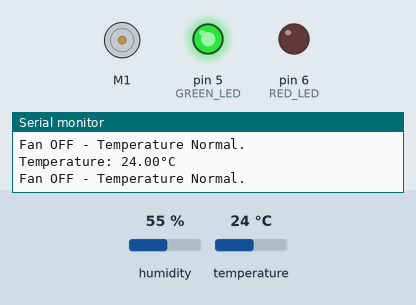
Simulated run of this sketch. Board: Arduino Uno, built with avr-gcc and run on an emulated ATmega328P. Shown: DC motor (green arrow = forward, orange = backward, longer = faster), output pins drawn as LEDs (lit = HIGH), the last lines printed to the serial monitor. The test bench sets the inputs (shaded band); at power-on: temperature 24 °C, humidity 55 %.

Above: at 2.8 s.
2.9 s: temperature set to 26 °C
5.6 s: temperature set to 29 °C
At 7.0 s:
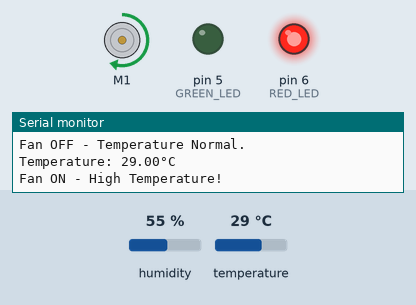
8.3 s: temperature set to 12 °C
At 10.7 s:
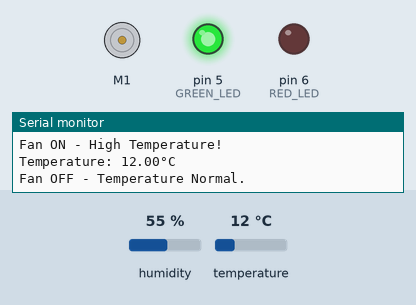
11.6 s: temperature set to 28 °C
At 13.1 s:
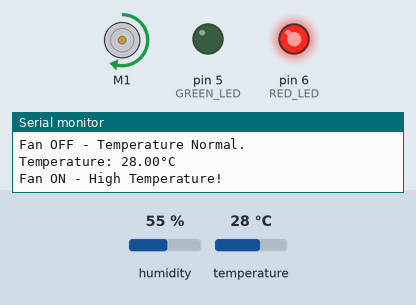
Timing chart, 0 to 14.6 s (numbered marks = the images above; inputs shaded):
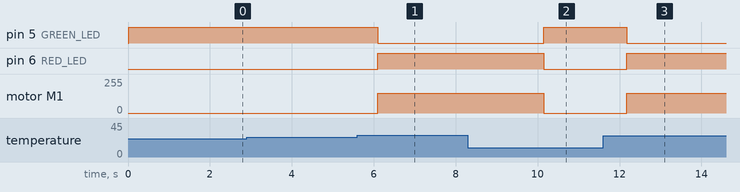

The sketch:

R55._Smart_Cooling_System_Using_DHT11.ino
```cpp
/*
Components Used:
- Arduino Board
- DHT11 Temperature Sensor
- Adafruit Motor Shield
- DC Motor (Fan)
- Red LED (High Temperature Warning)
- Green LED (Normal Temperature Indicator)
- Jumper Wires
*/

#include <AFMotor.h>
#include <DHT.h>

#define DHTPIN 2       // DHT11 data pin connected to D2
#define DHTTYPE DHT11  // Define sensor type

#define RED_LED 6      // Red LED for high temperature
#define GREEN_LED 5    // Green LED for normal temperature

AF_DCMotor fan(1);     // DC Motor connected to Motor 1 on Motor Shield
DHT dht(DHTPIN, DHTTYPE);

void setup() {
  Serial.begin(9600);
  dht.begin();

  pinMode(RED_LED, OUTPUT);
  pinMode(GREEN_LED, OUTPUT);

  fan.setSpeed(150); // Set motor speed (0-255)
}

void loop() {
  float temperature = dht.readTemperature(); // Read temperature in Celsius

  if (isnan(temperature)) {
    Serial.println("Failed to read from DHT sensor!");
    return;
  }

  Serial.print("Temperature: ");
  Serial.print(temperature);
  Serial.println("°C");

  if (temperature > 27) {
    fan.run(FORWARD);  // Turn ON fan
    digitalWrite(RED_LED, HIGH);   // Turn ON red LED
    digitalWrite(GREEN_LED, LOW);  // Turn OFF green LED
    Serial.println("Fan ON - High Temperature!");
  } else {
    fan.run(RELEASE);   // Turn OFF fan
    digitalWrite(RED_LED, LOW);    // Turn OFF red LED
    digitalWrite(GREEN_LED, HIGH); // Turn ON green LED
    Serial.println("Fan OFF - Temperature Normal.");
  }

  delay(1000); // Wait before next reading
}
```

Measured:
- the behaviour switches between 27 and 28 °C on temperature (found by bisection; images 0 and 1)
- after the input at 5.6 s, pin 5 (GREEN_LED): HIGH → LOW after 0.50 s; pin 6 (RED_LED): LOW → HIGH after 0.50 s; motor M1: stopped → forward 150/255 after 0.50 s
- after the input at 8.3 s, pin 5 (GREEN_LED): LOW → HIGH after 1.8 s; pin 6 (RED_LED): HIGH → LOW after 1.8 s; motor M1: forward 150/255 → stopped after 1.8 s
- after the input at 11.6 s, pin 5 (GREEN_LED): HIGH → LOW after 0.57 s; pin 6 (RED_LED): LOW → HIGH after 0.57 s; motor M1: stopped → forward 150/255 after 0.57 s
